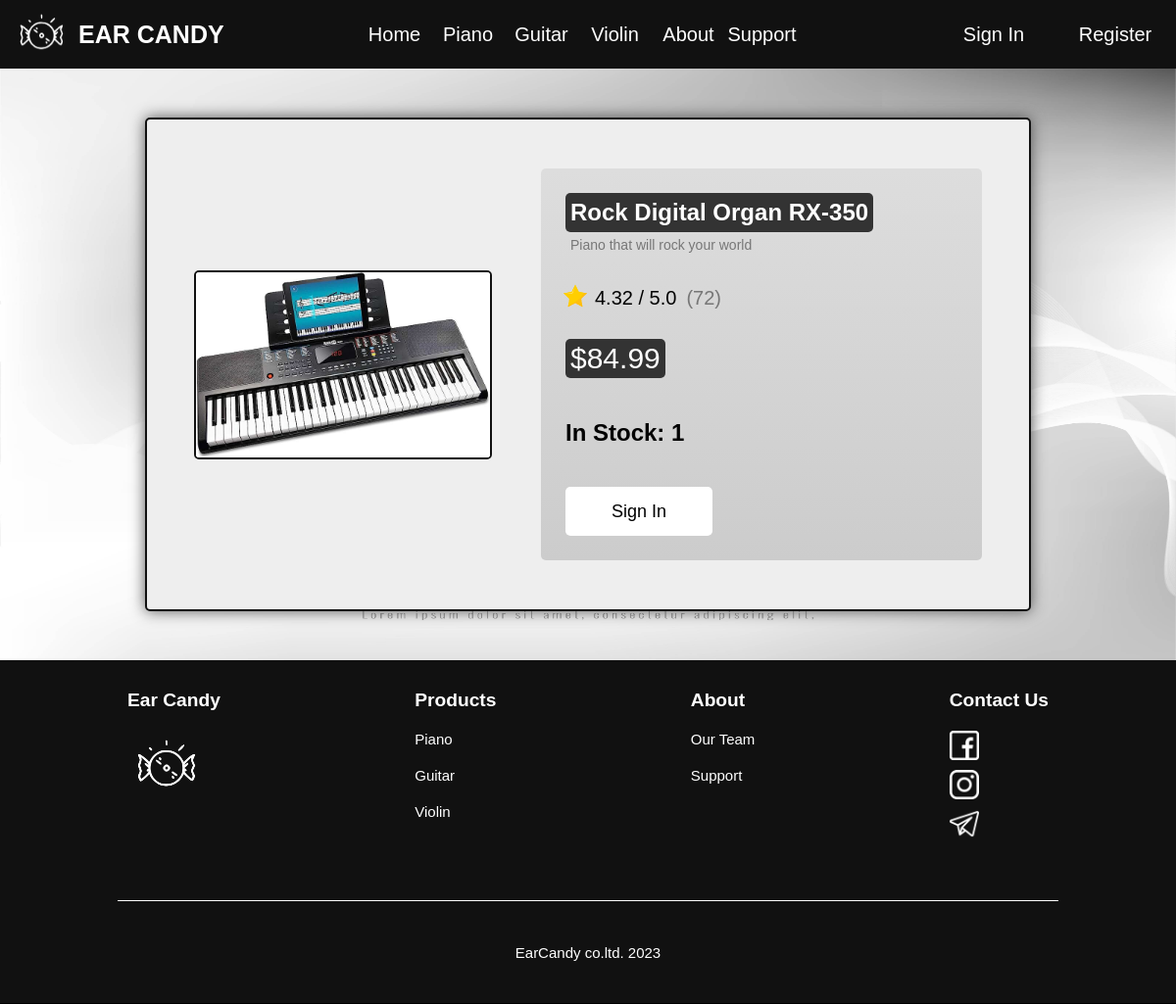
The app's page /product.php?id=3 with its own data.
### tables this page shows
CREATE TABLE `tbl_product` (
  `product_id` int(10) NOT NULL,
  `product_name` varchar(40) NOT NULL,
  `product_description` varchar(40) NOT NULL,
  `product_price` float(8,2) NOT NULL,
  `product_quantity` int(10) NOT NULL,
  `product_image` varchar(100) NOT NULL,
  `rating` float(8,2) NOT NULL,
  `rating_count` int(10) NOT NULL,
  `category_id` int(10) NOT NULL
);

### product.php (the view, shortened to what this page needs)
<?php
    include("layout/connectDB.php");
    $tbl_product = "SELECT * FROM `tbl_product`";
    $q_product = mysqli_query($connection, $tbl_product);
    $selected_product = $_GET["id"];
    while($product_list = mysqli_fetch_assoc($q_product)){
        if ($selected_product == $product_list["product_id"]){
            $product_name = $product_list["product_name"];
            $product_description = $product_list["product_description"];
            $product_rating = $product_list["rating"];
            $product_rating_count = $product_list["rating_count"];
            $product_price = $product_list["product_price"];
            $product_quantity= $product_list["product_quantity"];
            $product_image = $product_list["product_image"];
            break;
        }
    }
?>
<!DOCTYPE html>
<html lang="en">
<head>
    <link href="css/nav.css" rel="stylesheet">
    <link href="css/product.css" rel="stylesheet">
    <link href="css/footer.css" rel="stylesheet">
</head>
<body>
    <?php include("layout/header.php") ?>
    <div class="container1">
        <form class="product-container" action="layout/add-to-cart.php" method="POST">
            <div class="product-image">
                <img src="<?php echo $product_image;?>">
            </div>
            <div class="product-info">
                <div class="product-title">
                    <h1><?php echo $product_name; ?></h1>
                    <p><?php echo $product_description; ?></p>
                </div>
                <div class="product-rating">
                    <img src="images/star.png">
                    <?php echo $product_rating . " / 5.0 "; ?>
                    <span><?php echo " (" . $product_rating_count . ")"; ?></span>
                </div>
                <h2 class="product-price"><?php echo "$" . $product_price; ?></h2>
                <h2>In Stock: <?php echo $product_quantity; ?></h2>
                <?php
                if (isset($_SESSION["user_id"])){
                ?>
                    <div class="add-to-cart">
                        <div class="amount-in-cart">
                            <input style="display: none;" type="number" name="quantity" id="quantity">
                            <button type="button" onclick="subtract_quantity()">-</button>
                            <span id="amount-in-cart"><?php echo $quantity_in_cart; ?></span>
                            <button type="button" onclick="add_quantity()">+</button>
                        </div>
                        <button type="submit">Add to Cart</button>
                    </div>
                <?php
                }
                else {
                ?>
                    <a class="sign-in-button" href="login.php">Sign In</a>
                <?php
                }
                ?>
            </div>
        </form>
    </div>
    <?php include("layout/footer.php") ?>
</body>
</html>

### css/product.css (style rules this page uses)
body { margin: 0px; font-family: Arial, Helvetica, sans-serif; text-decoration: none; background-color: black; }
.container1 { position: relative; display: flex; flex-direction: column; align-items: center; width: 100%; min-height: calc(100vh - 350px); margin-top: 70px; overflow: hidden; }
.product-container { display: flex; justify-content: center; align-items: center; column-gap: 50px; width: 900px; height: 500px; margin: 50px 0; background-color: #eee; border: #111 solid 2px; border-radius: 5px; box-shadow: 0 0 15px #555; z-index: 1; }
.product-image { display: flex; justify-content: center; align-items: center; max-width: 300px; max-height: 400px; border: #111 solid 2px; border-radius: 5px; overflow: hidden; }
.product-image img { max-width: 300px; max-height: 400px; }
.product-info { display: flex; flex-direction: column; justify-content: space-between; align-items: flex-start; width: 400px; height: 350px; padding: 25px; background-image: linear-gradient(#ddd, #ccc); border-radius: 5px; }
.product-title h1 { display: flex; align-items: center; height: 30px; padding: 5px; margin: 0; background-color: #333; color: white; border-radius: 5px; font-size: 24px; font-weight: 600; }
.product-title p { padding: 5px; margin: 0; font-size: 14px; color: #777; }
.product-rating { position: relative; left: -10px; display: flex; align-items: center; font-size: 20px; }
.product-rating img { position: relative; top: -3px; width: 40px; height: 40px; }
.product-rating span { margin-left: 10px; color: #777; }
.product-price { display: flex; align-items: center; height: 30px; padding: 5px; margin: 0; background-color: #333; color: white; border-radius: 5px; font-size: 30px; font-weight: 500; }
.sign-in-button { display: flex; justify-content: center; align-items: center; width: 150px; height: 50px; font-size: 18px; font-weight: 300; text-decoration: none; color: black; background-color: white; border: 0; border-radius: 5px; transition: 0.5s ease; }

### records on screen
tbl_product: product_image (picture), product_name "Rock Digital Organ RX-350", product_description "Piano that will rock your world", rating "4.32", rating_count "72", product_price "84.99", product_quantity "1"
